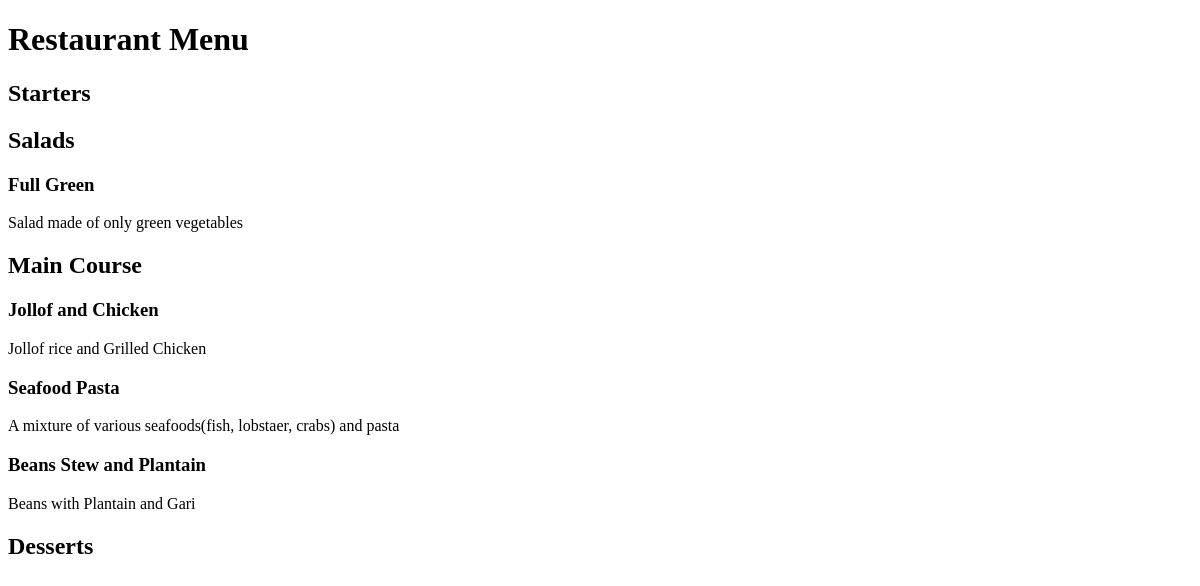
Before: / with the older database file.
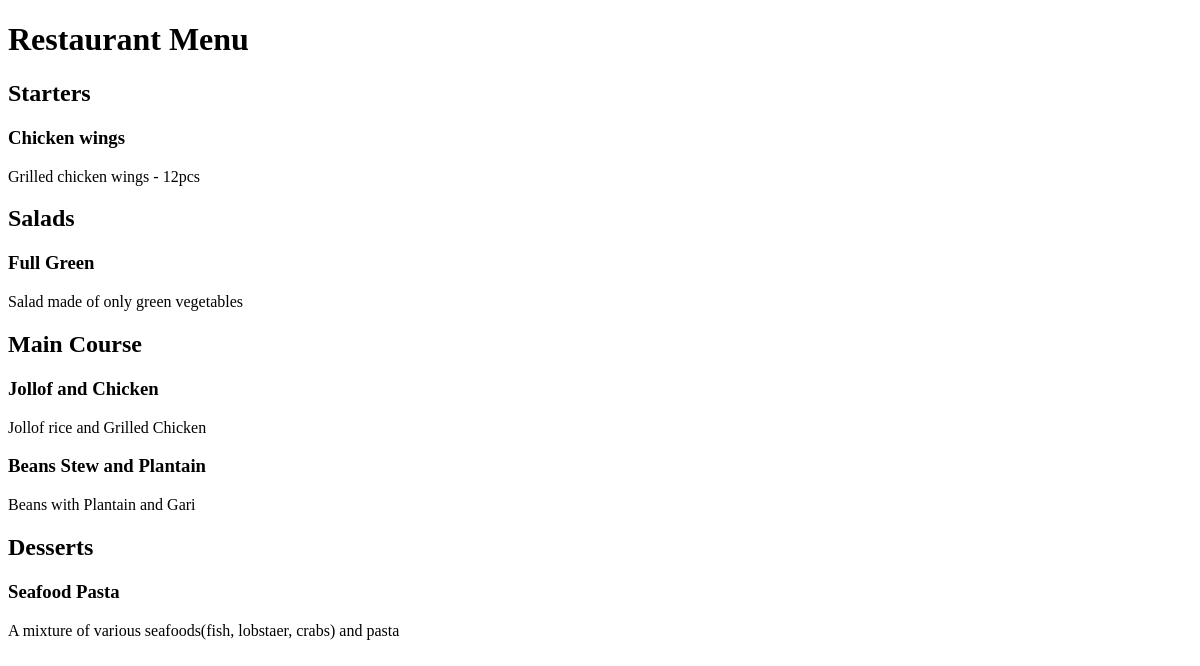
After: the same page with the newer database file.
### restaurant_menu/models.py (models this page shows, shortened)
class Order(models.Model):
    meal = models.CharField(max_length=100, unique=True)
    description = models.CharField(max_length=200)
    price =models.DecimalField(max_digits=10, decimal_places=2)
    meal_type = models.CharField(choices=Meal_Types, max_length=200)
    chef = models.ForeignKey(User, on_delete=models.PROTECT)
    status = models.IntegerField(choices=Status, default=1)
    date_created = models.DateTimeField(auto_now_add=True)
    date_updated = models.DateTimeField(auto_now=True)

### restaurant_menu/views.py (the view)
# urls.py: path('', views.MenuList.as_view(), name='home'),
class MenuList(generic.ListView):
    queryset = Order.objects.order_by("date_created")
    template_name = "home.html"
    def get_context_data(self, **kwargs):
        context = super().get_context_data(**kwargs)
        context["meals"] = Meal_Types
        context["Order_list"] = self.queryset
        return context

### restaurant_menu/templates/home.html (shortened to what this page needs)
<!DOCTYPE html>
<html lang="en">
<head>
</head>
<body>
    <h1>Restaurant Menu</h1>
    {% for meal in meals %}
        <h2>{{ meal.1 }}</h2>
        {% for row in Order_list %}
            {% if  row.meal_type == meal.0 %}
                <h3>{{ row.meal }}</h3>
                <p>{{ row.description }}</p>
            {% endif %}
        {% endfor %}
    {% endfor %}
</body>
</html>

Changed rows visible on the page:
added Order: meal "Chicken wings", description "Grilled chicken wings - 12pcs", shown under "Starters"
changed Order "Seafood Pasta": moves from the list under "Main Course" to the list under "Desserts"
